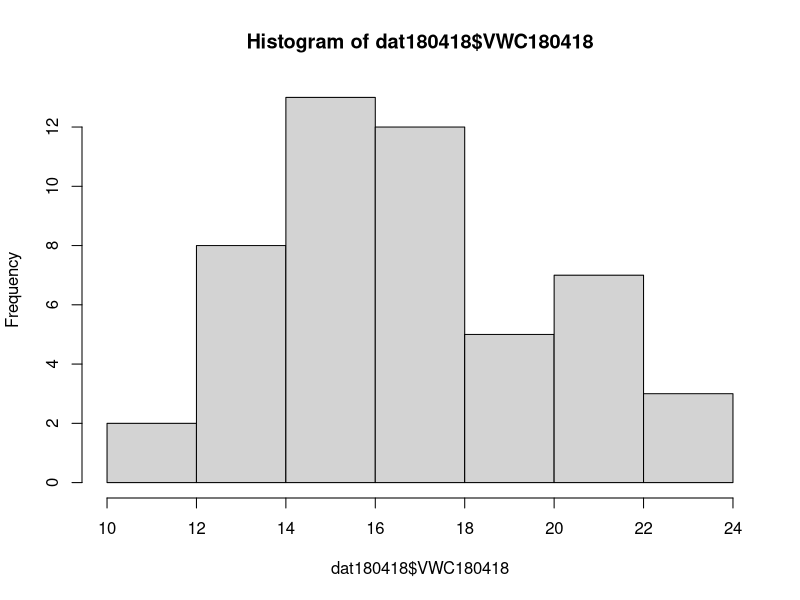
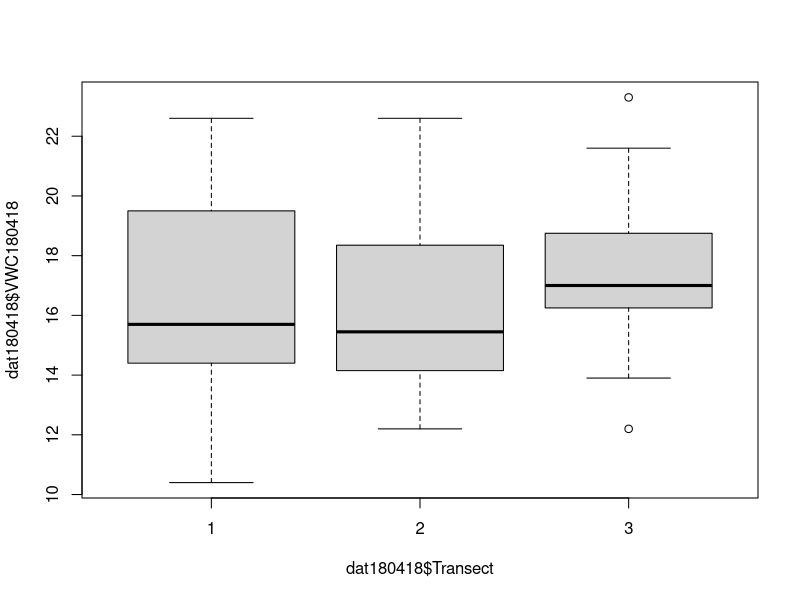
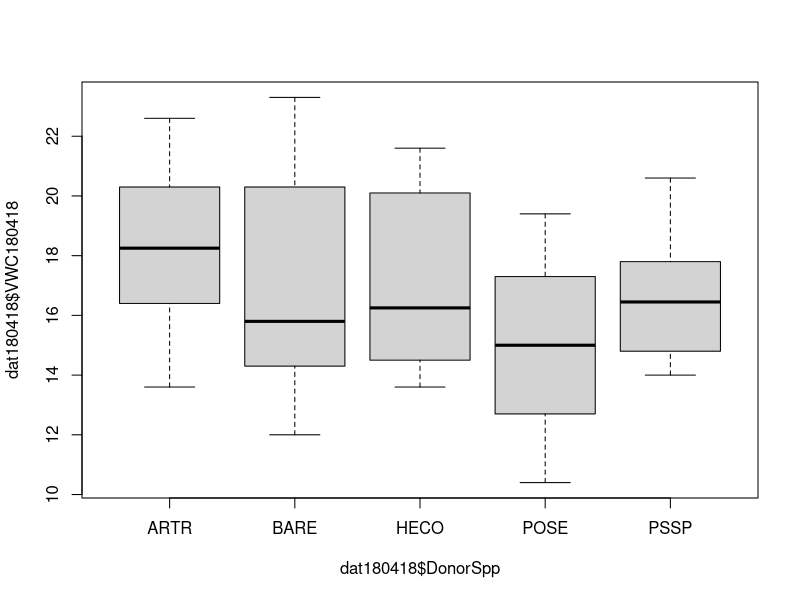
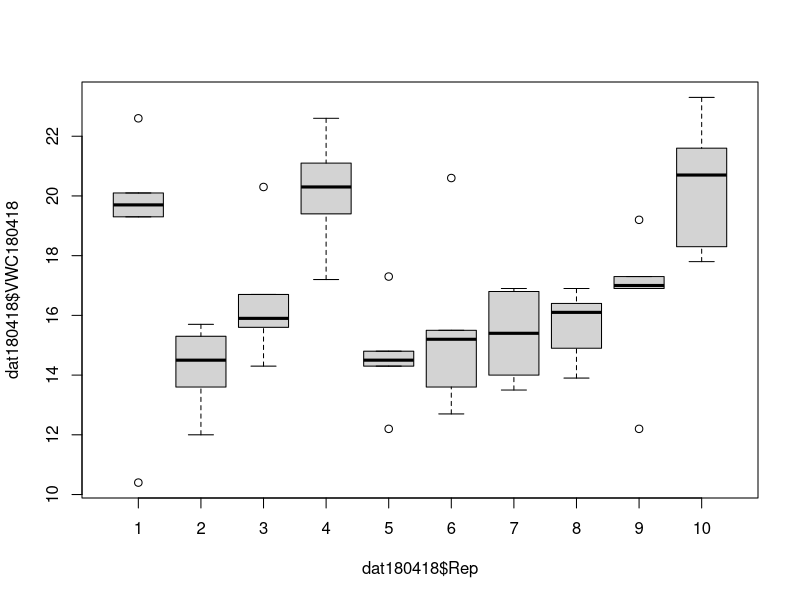
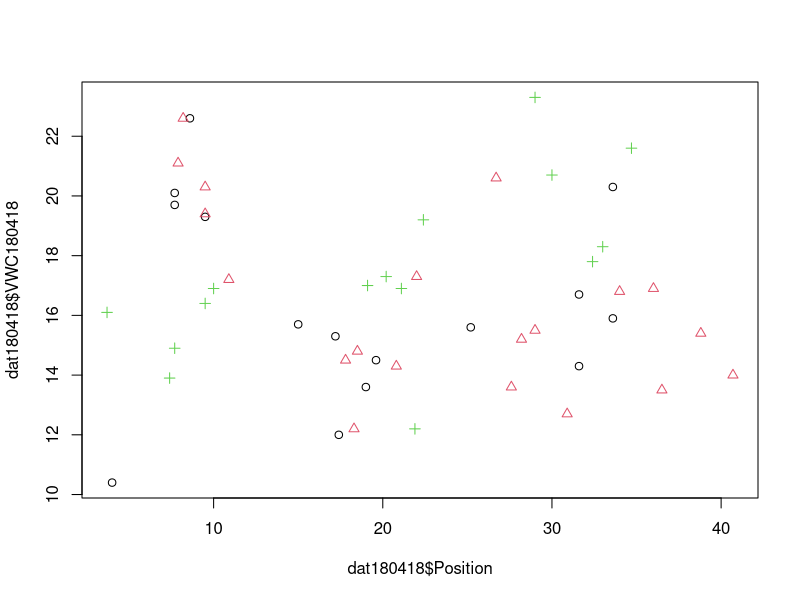

These figures' R source, in order: (Note: this script raises an error after producing the figures.)
################################################################
#Code to analyze soil moisture data during the experiment
################################################################

#setwd("C:/Users/A02268715/Box Sync/PSFcoexist/R/PSFcoexist")
library(emmeans)
library(car)

#Data 180612 (only small spatial effect in Apr)---------------
#Data
all<-read.csv("./data/Transplant data 180612.csv")
dat180418<-subset(all,!is.na(VWC180418))
dat180531<-subset(all,!is.na(VWC180531))

#180418
hist(dat180418$VWC180418)#pretty normal
boxplot(dat180418$VWC180418~dat180418$Transect)#no differences
boxplot(dat180418$VWC180418~dat180418$DonorSpp)#POSE seems a bit low
boxplot(dat180418$VWC180418~dat180418$Rep)#quite a bit of variation
plot(dat180418$Position,dat180418$VWC180418,pch=dat180418$Transect,col=dat180418$Transect)#no super strong slope patterns

m1<-lm(VWC180418~DonorSpp+Position*factor(Transect),data=dat180418)
qqPlot(m1)#good
summary(m1)#POSE may be lower than ARTR; #Transect 3 has potential spatial effect
Anova(m1)#position:transect only based on ANOVA hypotheses

#180531
hist(dat180531$VWC180531)#pretty normal
boxplot(dat180531$VWC180531~dat180531$Transect)#no differences
boxplot(dat180531$VWC180531~dat180531$DonorSpp)#ARTR seems a bit low
boxplot(dat180531$VWC180531~dat180531$Rep)#not as much variation
plot(dat180531$Position,dat180531$VWC180531,pch=dat180531$Transect,col=dat180531$Transect)#no super strong slope patterns

m2<-lm(VWC180531~DonorSpp+Position*factor(Transect),data=dat180531)
qqPlot(m2)#good
summary(m2)#BARE may be higher than ARTR
Anova(m2)#no differences


#Data 171107 (no spatial or plant effects)---------------
#Data
all<-read.csv("./data/Transplant data 171107.csv")
dat<-subset(all,!is.na(VWC171110))

#Prelim examination/dataviz
hist(dat$VWC171110)#pretty normal
boxplot(dat$VWC171110~dat$Transect)#not too different
boxplot(dat$VWC171110~dat$DonorSpp)#HECO seems a bit low, ARTR largest range
boxplot(dat$VWC171110~dat$Rep)#not too different
plot(dat$Position,dat$VWC171110,pch=dat$Transect,col=dat$Transect)#no super strong slope patterns

#Stats
m3<-lm(VWC171110~DonorSpp+Position*factor(Transect),data=dat)
qqPlot(m3)#good
summary(m3)#no effects
Anova(m3)#no differences


# Data 190605 ------------------------------
dat<-read.csv("./data/Soil moisture 190605.csv")
dat$locality<-paste(dat$Transect,dat$Position,dat$Offset,dat$Side,sep=".")

#VWC 190509
#Prelim examination/dataviz
hist(dat$Moist_190509)#pretty normal
boxplot(dat$Moist_190509~dat$Transect)#not too different
boxplot(dat$Moist_190509~dat$DonorSpp)#HECO seems higher
boxplot(dat$Moist_190509~dat$Transplant)#Same
boxplot(dat$Moist_190509~dat$Treatment)#Same
boxplot(dat$Moist_190509~dat$Rep)#reps 1 and 2 noticeably higher
plot(dat$Position,dat$Moist_190509,pch=dat$Transect,col=dat$Transect)
boxplot(dat$Moist_190509~dat$locality)#lots of variation
#Stats
m4<-lm(Moist_190509~DonorSpp+Position*factor(Transect),data=dat)
qqPlot(m4)#good
summary(m4)#most effects are significant, negative position slope for Transect 1
Anova(m4)#all effects significant
pairs(emmeans(m4,~DonorSpp))#ARTR=POSE=BARE<PSSP<HECO
pairs(emmeans(m4,~factor(Transect)*Position))#2=3<1

#VWC 190605
#Prelim examination/dataviz
hist(dat$Moist_190605)#pretty normal
boxplot(dat$Moist_190605~dat$Transect)#not too different
boxplot(dat$Moist_190605~dat$DonorSpp)#not too different
boxplot(dat$Moist_190605~dat$Transplant)#Same
boxplot(dat$Moist_190605~dat$Treatment)#Same
boxplot(dat$Moist_190605~dat$Rep)#reps 10 and 2 noticeably higher
plot(dat$Position,dat$Moist_190605,pch=dat$Transect,col=dat$Transect)
boxplot(dat$Moist_190605~dat$locality)#lots of variation
#Stats
m5<-lm(Moist_190605~DonorSpp+Position*factor(Transect),data=dat)
qqPlot(m5)#good
summary(m5)#a few significant effects in each category, negative slopes for Transect 1 and 2, positive for 3
Anova(m5)#Donor and position:transect sig
pairs(emmeans(m5,~DonorSpp))#POSE=PSSP=ARTR=BARE=HECO: a,ab,b,bc,c
pairs(emmeans(m5,~factor(Transect)*Position))#2<3<1

#Include spatial random effects (not used)
library(lme4)
m2<-lmer(Moist_190509~DonorSpp*Transplant*Treatment
         +(1|locality),data=dat)#spatial effects
summary(m2)#locality accounts for >50% of total variance
Anova(m2,type = 3)#DonorSpp p=0.06

m3<-lmer(Moist_190509~DonorSpp*Transplant*Treatment
         +(1|Rep),data=dat)#spatial effects
summary(m3)#locality accounts for ~25% of total variance
Anova(m3,type = 3)#DonorSpp p=0.06
